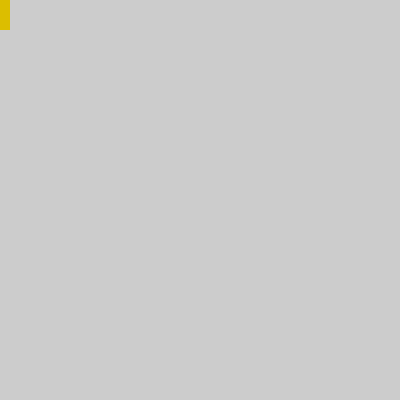
Frame 1 (no input)
Frame 60 (the mouse pressed at the canvas centre just before this capture): identical to frame 1, image omitted
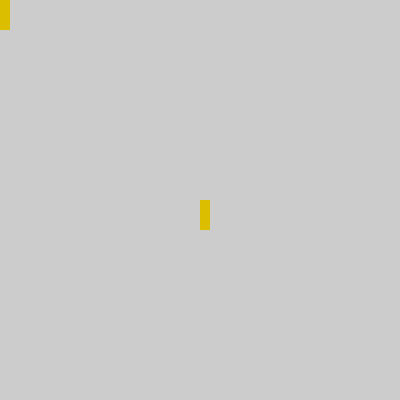
Frame 120 (the mouse held since frame 60 and released just before this capture)

The Processing sketch that drew these frames (run headless with seeded random() and noise(); from frame 60 on, the mouse is pressed at the canvas centre):

// Processing sketch: processing_37154
// ── processing_37154.pde

int x = 0 ;
void setup () {
  size (400,400) ;
  
}

  void draw () {
    noStroke ();
    fill(220, 190, 0);
    
    
    rect (mouseX, mouseY, 10, 30);
  }
  
  void keypressed (){
    if (key == 'm'){
      fill(0, 255, 0);
      
    }
  }
  
    
  
  
  
  
